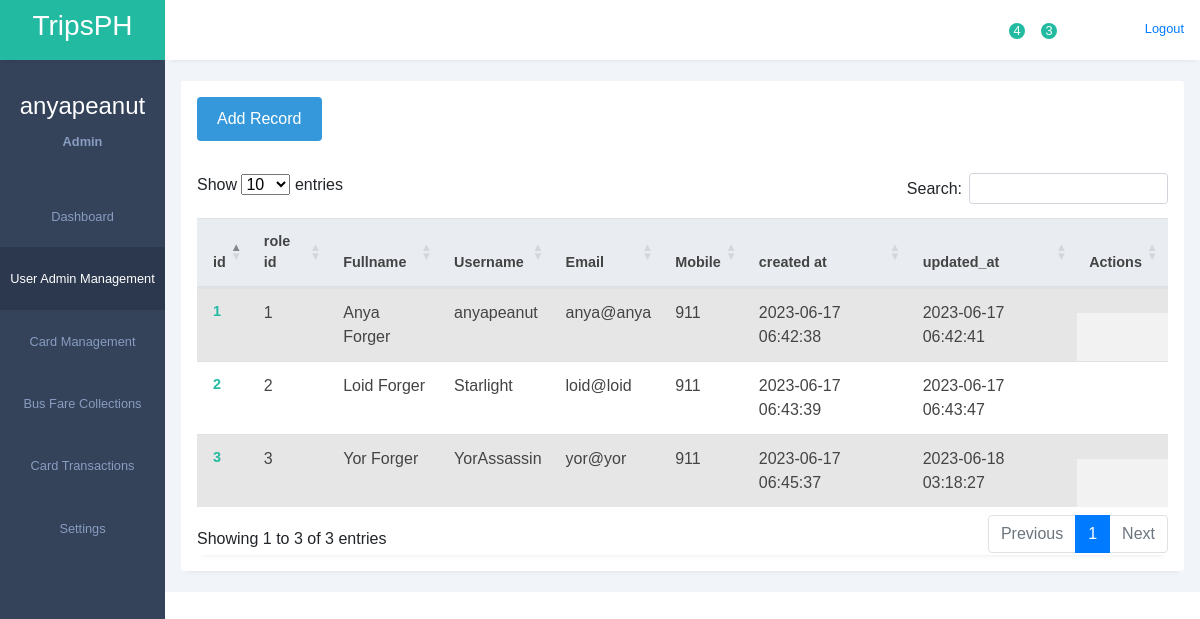
/admin/cardtransactions/card_transactions.php (signed in), run on the app's committed database.
### tables this page shows
CREATE TABLE `tbl_users` (
  `id` int(11) NOT NULL AUTO_INCREMENT,
  `user_role_id` int(11) DEFAULT NULL,
  `full_name` varchar(255) DEFAULT NULL,
  `username` varchar(50) NOT NULL,
  `email` varchar(255) DEFAULT NULL,
  `mobile` varchar(25) DEFAULT NULL,
  `password` varchar(255) NOT NULL,
  `status` tinyint(1) NOT NULL,
  `created_at` TIMESTAMP DEFAULT CURRENT_TIMESTAMP,
  `updated_at` TIMESTAMP NOT NULL DEFAULT CURRENT_TIMESTAMP ON UPDATE CURRENT_TIMESTAMP,
  PRIMARY KEY (`id`)
);

### admin/cardtransactions/card_transactions.php (the view, shortened to what this page needs)
<?php
require_once('../../admin/config.php');
?>
<!DOCTYPE html>
<html lang="en">
<head>
    <head>
        <link rel="stylesheet" href="../assets/styles1.css">
        <link rel="stylesheet" href="https://maxst.icons8.com/vue-static/landings/line-awesome/line-awesome/1.3.0/css/line-awesome.min.css">
        <link rel="stylesheet" href="../assets/bootstrap.min.css">
        <link href="https://use.fontawesome.com/releases/v5.0.4/css/all.css" rel="stylesheet">
        <link rel="stylesheet" href="https://cdn.datatables.net/1.13.4/css/dataTables.bootstrap5.min.css" />
    </head>
<body>
    <div class="sidebar">
        <div class="side-header">
            <h3>T<span>ripsPH</span></h3>
        </div>
        <div class="side-content">
            <div class="profile">
                <h4>
                    <?php
                    if (isset($_SESSION['username'])) {
                        echo $_SESSION['username'];
                    } else {
                        echo 'Default Name';
                    }
                    ?>
                </h4>
                <small>Admin</small>
            </div>
            <div class="side-menu">
                <ul>
                    <li>
                        <a href="../dashboard.php">
                            <small>Dashboard</small>
                        </a>
                    </li>
                    <li>
                        <a href="user_management.php" class="active">
                            <small>User Admin Management</small>
                        </a>
                    </li>
                    <li>
                        <a href="../admin/cardmanagement/card_management.php">
                            <small>Card Management</small>
                        </a>
                    </li>
                    <li>
                        <a href="../busfarecollection/bus_fare_collection.php">
                            <small>Bus Fare Collections</small>
                        </a>
                    </li>
                    <li>
                        <a href="../cardtransactions/card_transactions.php">
                            <small>Card Transactions</small>
                        </a>
                    </li>
                    <li>
                        <a href="../setting/settings.php">
                            <small>Settings</small>
                        </a>
                    </li>
                </ul>
            </div>
        </div>
    </div>
    <div class="main-content">
        <header>
            <div class="header-content">
                <div class="header-menu">
                    <div class="notify-icon">
                        <span class="notify">4</span>
                    </div>
                    <div class="notify-icon">
                        <span class="notify">3</span>
                    </div>
                    <div class="user">
                        <div class="bg-img" style="background-image: url(img/1.jpeg)"></div>
                        <a href="../logout.php">
                            <span>Logout</span></a>
                    </div>
                </div>
            </div>
        </header>
        <main>
            <div class="page-content">
                <div class="records table-responsive">
                    <div class="record-header">
                        <div class="add">
                            <a href="add-record.php" class="button">Add Record</a>
                        </div>
                    </div>
                    <div>
                        <div class="record-header">
                            <div class="records table-responsive">
                                <table id="example" class="table table-striped" style="width: 100%">
                                    <thead>
                                        <tr>
                                            <th>id</th>
                                            <th>role id</th>
                                            <th>Fullname</th>
                                            <th>Username</th>
                                            <th>Email</th>
                                            <th>Mobile</th>
                                            <th>created at</th>
                                            <th>updated_at</th>
                                            <th>Actions</th>
                                        </tr>
                                    </thead>
                                    <tbody>
                                        <?php
                                        $sql = "SELECT * FROM `tbl_users`";
                                        $result = mysqli_query($link, $sql);
                                        while ($row = mysqli_fetch_assoc($result)) {
                                        ?>
                                            <tr>
                                                <td><?php echo $row["id"] ?></td>
                                                <td><?php echo $row["user_role_id"] ?></td>
                                                <td><?php echo $row["full_name"] ?></td>
                                                <td><?php echo $row["username"] ?></td>
                                                <td><?php echo $row["email"] ?></td>
                                                <td><?php echo $row["mobile"] ?></td>
                                                <td><?php echo $row["created_at"] ?></td>
                                                <td><?php echo $row["updated_at"] ?></td>
                                                <td class="actions">
                                                </td>
                                            </tr>
                                        <?php
                                        }
                                        ?>
                                    </tbody>
                                </table>
</body>
</html>

### admin/assets/styles1.css (style rules this page uses)
:root { --main-color: #22baa0; --color-dark: #34425a; --text-grey: #b0b0b0; }
* { margin: 0; padding: 0; text-decoration: none; list-style-type: none; box-sizing: border-box; font-family: "Merriweather", sans-serif; }
.sidebar { position: fixed; height: 100%; width: 165px; left: 0; bottom: 0; top: 0; z-index: 100; background: var(--color-dark); transition: left 300ms; }
.side-header { box-shadow: 0px 5px 5px -5px rgb(0 0 0 /10%); background: var(--main-color); height: 60px; display: flex; justify-content: center; align-items: center; }
.side-header h3, side-head span { color: #fff; font-weight: 400; }
.side-content { height: calc(100vh - 60px); overflow: auto; }
.profile { text-align: center; padding: 2rem 0rem; }
.profile h4 { color: #fff; font-weight: 500; }
.profile small { color: #899dc1; font-weight: 600; }
.sidebar { overflow-y: auto; }
.side-menu ul { text-align: center; }
.side-menu a { display: block; padding: 1.2rem 0rem; }
.side-menu a.active { background: #2b384e; }
.side-menu a.active span, .side-menu a.active small { color: #fff; }
.side-menu a span, .side-menu a small { color: #899dc1; }
.main-content { margin-left: 165px; width: calc(100% - 165px); transition: margin-left 300ms; }
header { position: fixed; right: 0; top: 0; left: 165px; z-index: 100; height: 60px; box-shadow: 0px 5px 5px -5px rgb(0 0 0 /10%); background: #fff; transition: left 300ms; }
.header-content, .header-menu { display: flex; align-items: center; }
.header-content { justify-content: space-between; padding: 0rem 1rem; }
.header-menu { justify-content: flex-end; padding-top: 0.5rem; }
.header-menu label, .header-menu .notify-icon { margin-right: 2rem; position: relative; }
.notify-icon span:last-child { position: absolute; background: var(--main-color); height: 16px; width: 16px; display: flex; justify-content: center; align-items: center; border-radius: 50%; right: -5px; top: -5px; color: #fff; font-size: 0.8rem; font-weight: 500; }
.user { display: flex; align-items: center; }
.user div, .client-img { height: 40px; width: 40px; margin-right: 1rem; }
.user span:last-child { display: inline-block; margin-left: 0.3rem; font-size: 0.8rem; }
main { margin-top: 60px; }
.page-content { padding: 1.3rem 1rem; background: #f1f4f9; }
.records { box-shadow: 0px 5px 5px -5px rgb(0 0 0 / 10%); background: #fff; border-radius: 3px; }
.record-header { padding: 1rem; display: flex; justify-content: space-between; align-items: center; }
.add, .browse { display: flex; align-items: center; }
.button { display: inline-block; padding: 10px 20px; background-color: #3498db; color: #fff; text-decoration: none; border-radius: 4px; transition: background-color 0.3s ease; }
.table-responsive { width: 100%; overflow: auto; }
table { border-collapse: collapse; }
table thead tr { background: #e9edf2; }
table thead th { padding: 1rem 0rem; text-align: left; color: #444; font-size: 0.9rem; }
table thead th:first-child { padding-left: 1rem; }
table tbody td { padding: 1rem 0rem; color: #444; }
table tbody td:first-child { padding-left: 1rem; color: var(--main-color); font-weight: 600; font-size: 0.9rem; }
table tbody tr { border-bottom: 1px solid #dee2e8; }
.actions { display: flex; align-items: center; }

### data on the page
tbl_users: id "1", user_role "1", full_name "Anya Forger", username "anyapeanut", email "anya@anya", mobile "911", created_at "2023-06-17 06:42:38", updated_at "2023-06-17 06:42:41"
tbl_users: id "2", user_role "2", full_name "Loid Forger", username "Starlight", email "loid@loid", mobile "911", created_at "2023-06-17 06:43:39", updated_at "2023-06-17 06:43:47"
tbl_users: id "3", user_role "3", full_name "Yor Forger", username "YorAssassin", email "yor@yor", mobile "911", created_at "2023-06-17 06:45:37", updated_at "2023-06-18 03:18:27"

### other printed values
$_SESSION['username'] "anyapeanut"
